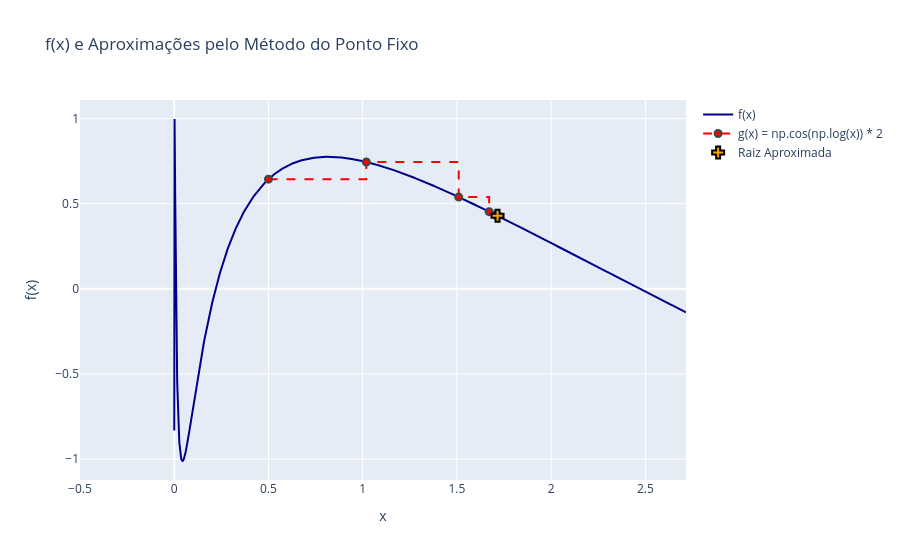

Notebook cell for this chart:
### Code cell
# Redefine f to use numpy functions to ensure compatibility with numpy arrays
f = lambda x: np.cos(np.log(x)) - x/4
fpi_plot_graph(f, history, _r, g_label="g(x) = np.cos(np.log(x)) * 2", errors=errors)

### Figure 1 — Plotly figure (JSON) as saved in the notebook; plotly's stock layout.template omitted (floating-point values rounded to 4 significant figures; data arrays with more than 128 entries replaced by an {"elided": "..."} marker saying what was removed)
{"data": [{"line": {"color": "darkblue", "width": 2}, "mode": "lines", "name": "f(x)", "type": "scatter", "x": {"elided": "4000 float values"}, "y": {"elided": "4000 float values"}}, {"line": {"dash": "dash", "shape": "hv"}, "marker": {"color": "red", "line": {"color": "DarkSlateGrey", "width": 2}, "size": 7}, "mode": "markers+lines", "name": "g(x) = np.cos(np.log(x)) * 2", "type": "scatter", "x": [0.5, 1.019, 1.509, 1.671, 1.707, 1.714, 1.715, 1.716], "y": [0.6442, 0.745, 0.5391, 0.4532, 0.4339, 0.4299, 0.4291, 0.4289]}, {"marker": {"color": "orange", "line": {"color": "Black", "width": 2}, "size": 10, "symbol": "cross"}, "mode": "markers", "name": "Raiz Aproximada", "type": "scatter", "x": [1.716], "y": [0.4289]}], "layout": {"showlegend": true, "title": {"text": "f(x) e Aproximações pelo Método do Ponto Fixo"}, "xaxis": {"title": {"text": "x"}}, "yaxis": {"title": {"text": "f(x)"}}}}
